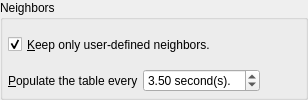
             <widget class="QGroupBox" name="groupBox_9">
              <property name="title">
               <string>Neighbors</string>
              </property>
              <layout class="QVBoxLayout" name="verticalLayout_14">
               <property name="spacing">
                <number>5</number>
               </property>
               <property name="leftMargin">
                <number>5</number>
               </property>
               <property name="topMargin">
                <number>5</number>
               </property>
               <property name="rightMargin">
                <number>5</number>
               </property>
               <property name="bottomMargin">
                <number>5</number>
               </property>
               <item>
                <widget class="QCheckBox" name="keepOnlyUserDefinedNeighbors">
                 <property name="sizePolicy">
                  <sizepolicy hsizetype="Minimum" vsizetype="Preferred">
                   <horstretch>0</horstretch>
                   <verstretch>0</verstretch>
                  </sizepolicy>
                 </property>
                 <property name="text">
                  <string>&amp;Keep only user-defined neighbors.</string>
                 </property>
                 <property name="checked">
                  <bool>true</bool>
                 </property>
                </widget>
               </item>
               <item>
                <layout class="QHBoxLayout" name="horizontalLayout_28">
                 <property name="spacing">
                  <number>5</number>
                 </property>
                 <item>
                  <widget class="QLabel" name="label_125">
                   <property name="text">
                    <string>&amp;Populate the table every</string>
                   </property>
                   <property name="buddy">
                    <cstring>neighborsUpdateInterval</cstring>
                   </property>
                  </widget>
                 </item>
                 <item>
                  <widget class="QDoubleSpinBox" name="neighborsUpdateInterval">
                   <property name="suffix">
                    <string> second(s).</string>
                   </property>
                   <property name="minimum">
                    <double>0.500000000000000</double>
                   </property>
                   <property name="maximum">
                    <double>10.000000000000000</double>
                   </property>
                   <property name="value">
                    <double>3.500000000000000</double>
                   </property>
                  </widget>
                 </item>
                 <item>
                  <spacer name="horizontalSpacer_25">
                   <property name="orientation">
                    <enum>Qt::Horizontal</enum>
                   </property>
                   <property name="sizeHint" stdset="0">
                    <size>
                     <width>40</width>
                     <height>20</height>
                    </size>
                   </property>
                  </spacer>
                 </item>
                </layout>
               </item>
              </layout>
             </widget>
